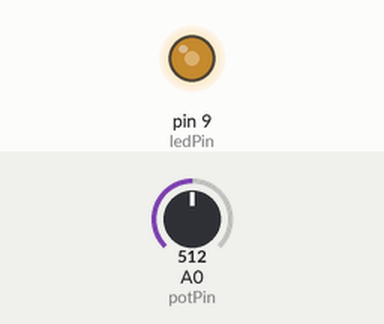
Bench run of a sketch on a simulated Arduino Uno, built with avr-gcc and run on an emulated ATmega328P. Shown: output pins drawn as LEDs (lit = HIGH). The inputs (shaded band) are chosen by the test bench; at power-on: A0 (potPin) = 512.

Above: at 1.2 s.
1.3 s: A0 (potPin) set to 716
At 2.4 s:
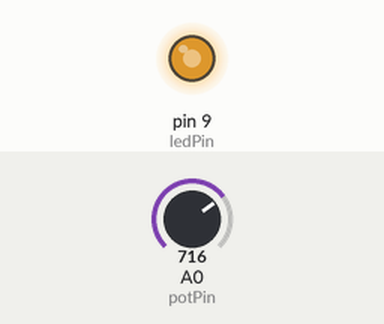
2.8 s: A0 (potPin) set to 900
At 3.6 s:
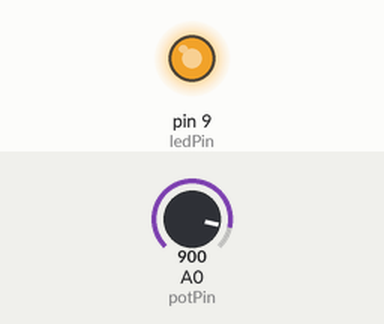
4.3 s: A0 (potPin) set to 122
At 4.7 s:
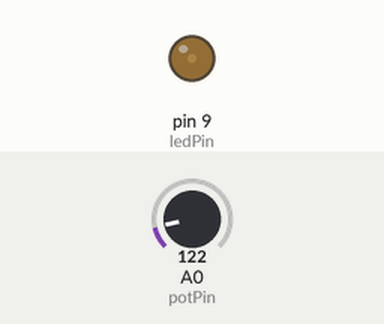
5.8 s: A0 (potPin) set to 0
At 7.0 s:
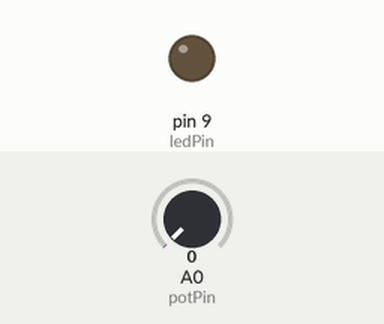
7.3 s: A0 (potPin) set to 511
At 8.2 s:
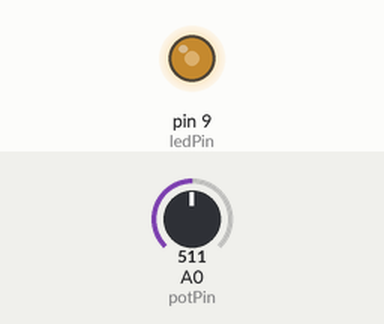
Timing chart, 0 to 9.8 s (numbered marks = the images above; inputs shaded):
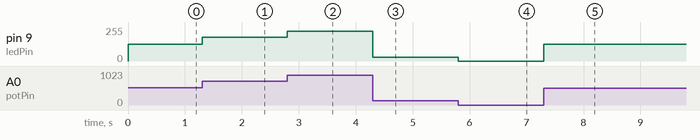

Measured:
- after the input at 1.3 s, pin 9 (ledPin): 127/255 → 178/255 at once
- after the input at 2.8 s, pin 9 (ledPin): 178/255 → 224/255 at once
- after the input at 4.3 s, pin 9 (ledPin): 224/255 → 30/255 at once
- after the input at 5.8 s, pin 9 (ledPin): 30/255 → 0/255 at once
- after the input at 7.3 s, pin 9 (ledPin): 0/255 → 127/255 at once

The sketch:

potentiometerBrightness.ino
```cpp
/* Control brightness of an LED with Potentiometer
 *  Clayton Walker
 */

 int potPin = A0;
 int ledPin = 9;

void setup() {
  pinMode(ledPin, OUTPUT);
  pinMode(potPin, INPUT);
}

void loop() {
  int potValue = analogRead(potPin);
  //convert potentiometer value to one the LED can use
  //map value from 0-1023 to 0-255
  int brightness = map(potValue, 0, 1023, 0, 255);

  analogWrite(ledPin, brightness);
}
```
